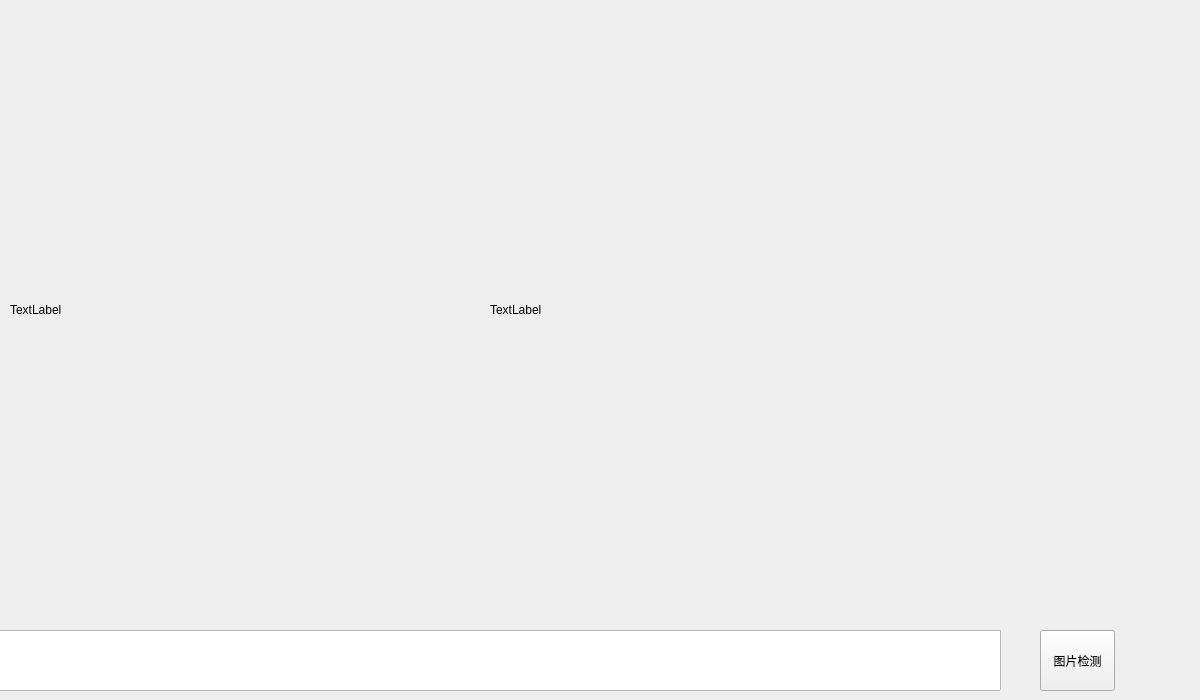
<?xml version="1.0" encoding="UTF-8"?>
<ui version="4.0">
 <class>MainWindow</class>
 <widget class="QWidget" name="MainWindow">
  <property name="geometry">
   <rect>
    <x>0</x>
    <y>0</y>
    <width>1200</width>
    <height>700</height>
   </rect>
  </property>
  <property name="windowTitle">
   <string>图片识别系统</string>
  </property>
  <widget class="QPushButton" name="pushButton_img">
   <property name="geometry">
    <rect>
     <x>1040</x>
     <y>630</y>
     <width>75</width>
     <height>61</height>
    </rect>
   </property>
   <property name="text">
    <string>图片检测</string>
   </property>
  </widget>
  <widget class="QLabel" name="label_old">
   <property name="geometry">
    <rect>
     <x>10</x>
     <y>10</y>
     <width>450</width>
     <height>600</height>
    </rect>
   </property>
   <property name="text">
    <string>TextLabel</string>
   </property>
  </widget>
  <widget class="QLabel" name="label_new">
   <property name="geometry">
    <rect>
     <x>490</x>
     <y>10</y>
     <width>700</width>
     <height>600</height>
    </rect>
   </property>
   <property name="text">
    <string>TextLabel</string>
   </property>
  </widget>
  <widget class="QTextBrowser" name="textBrowser">
   <property name="geometry">
    <rect>
     <x>-10</x>
     <y>630</y>
     <width>1011</width>
     <height>61</height>
    </rect>
   </property>
  </widget>
 </widget>
 <resources/>
 <connections/>
</ui>
